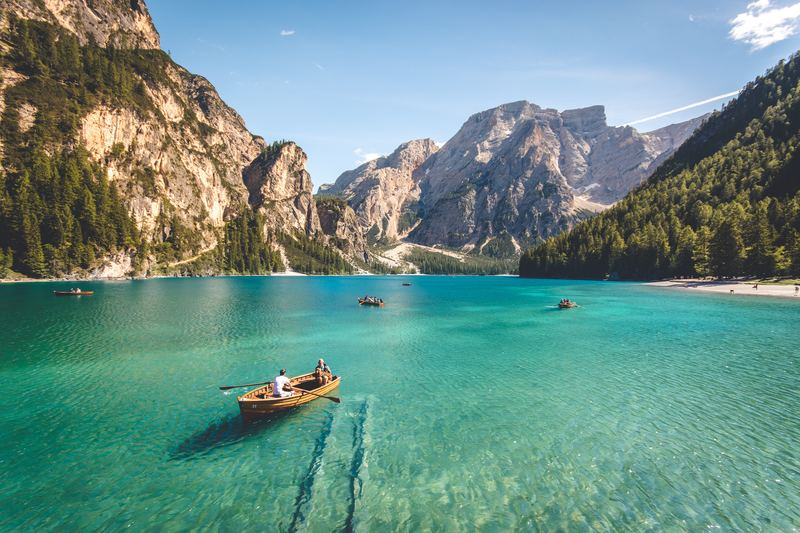
//> input picture 2.jpg, 800 x 533 px
$ ./main_-_복사본   (built with g++ and OpenCV 4)
//> lines starting //> are read from the running program, lines starting //| are printed output that depends on the picture
#include <opencv2/opencv.hpp>
#include <vector>

using namespace cv;
using namespace std;


void seamCarving(Mat& img, int n) {

	// Make energy container
	vector<vector<double>> energyArr(img.rows, vector<double>(img.cols, 0));

	// Energy Calculation
	for (int y = 0; y < img.rows; y++) {
		for (int x = 0; x < img.cols; x++) {
			double energy = 0;
			if (x == 0) {
				Vec3b& colorX1 = img.at<Vec3b>(y, x + 1);
				Vec3b& colorX2 = img.at<Vec3b>(y, img.cols - 1);
				energy += pow(colorX1[0] - colorX2[0], 2) + pow(colorX1[1] - colorX2[1], 2) + pow(colorX1[2] - colorX2[2], 2);
			}
			else if (x + 1 == img.cols) {
				Vec3b& colorX1 = img.at<Vec3b>(y, x - 1);
				Vec3b& colorX2 = img.at<Vec3b>(y, 0);
				energy += pow(colorX1[0] - colorX2[0], 2) + pow(colorX1[1] - colorX2[1], 2) + pow(colorX1[2] - colorX2[2], 2);
			}
			else {
				Vec3b colorX1 = img.at<Vec3b>(y, x - 1);
				Vec3b colorX2 = img.at<Vec3b>(y, x + 1);
				energy += pow(colorX1[0] - colorX2[0], 2) + pow(colorX1[1] - colorX2[1], 2) + pow(colorX1[2] - colorX2[2], 2);
			}
			if (y == 0) {
				Vec3b colorY1 = img.at<Vec3b>(y + 1, x);
				Vec3b colorY2 = img.at<Vec3b>(img.rows - 1, x);
				energy += pow(colorY1[0] - colorY2[0], 2) + pow(colorY1[1] - colorY2[1], 2) + pow(colorY1[2] - colorY2[2], 2);
			}
			else if (y + 1 == img.rows) {
				Vec3b colorY1 = img.at<Vec3b>(y - 1, x);
				Vec3b colorY2 = img.at<Vec3b>(0, x);
				energy += pow(colorY1[0] - colorY2[0], 2) + pow(colorY1[1] - colorY2[1], 2) + pow(colorY1[2] - colorY2[2], 2);
			}
			else {
				Vec3b colorY1 = img.at<Vec3b>(y - 1, x);
				Vec3b colorY2 = img.at<Vec3b>(y + 1, x);
				energy += pow(colorY1[0] - colorY2[0], 2) + pow(colorY1[1] - colorY2[1], 2) + pow(colorY1[2] - colorY2[2], 2);
			}
			energy = sqrt(energy);
			energyArr[y][x] = energy;
		}
	}

	//vertical seam carving
	if (n == 0) {
		// Seam Identification
		vector<vector<vector<int>>> minArr(img.rows, vector<vector<int>>(img.cols, vector<int>(3, 0)));
		for (int x = 0; x < img.cols; x++) {
			minArr[0][x][0] = energyArr[0][x];
			minArr[0][x][1] = x;
			minArr[0][x][2] = 0;
		}
		for (int y = 1; y < img.rows; y++) {
			for (int x = 0; x < img.cols; x++) {
				if (minArr[y - 1][x][1] == 0) {
					if (energyArr[y][minArr[y - 1][x][1]] > energyArr[y][minArr[y - 1][minArr[y - 1][x][1]][1] + 1]) {
						minArr[y][x][0] = energyArr[y][minArr[y - 1][x][1] + 1] + minArr[y - 1][x][0];
						minArr[y][x][1] = minArr[y - 1][x][1] + 1;
						minArr[y][x][2] = y;
					}
					else {
						minArr[y][x][0] = energyArr[y][minArr[y - 1][x][1]] + minArr[y - 1][x][0];
						minArr[y][x][1] = minArr[y - 1][x][1];
						minArr[y][x][2] = y;
					}
				}
				else if (minArr[y - 1][x][1] == img.cols - 1) {
					if (energyArr[y][minArr[y - 1][x][1] - 1] < energyArr[y][minArr[y - 1][x][1]]) {
						minArr[y][x][0] = energyArr[y][minArr[y - 1][x][1] - 1] + minArr[y - 1][x][0];
						minArr[y][x][1] = minArr[y - 1][x][1] - 1;
						minArr[y][x][2] = y;
					}
					else {
						minArr[y][x][0] = energyArr[y][minArr[y - 1][x][1]] + minArr[y - 1][x][0];
						minArr[y][x][1] = minArr[y - 1][x][1];
						minArr[y][x][2] = y;
					}
				}
				else {
					if (energyArr[y][minArr[y - 1][x][1] - 1] < energyArr[y][minArr[y - 1][x][1]]) {
						if (energyArr[y][minArr[y - 1][x][1] - 1] < energyArr[y][minArr[y - 1][x][1] + 1]) {
							minArr[y][x][0] = energyArr[y][minArr[y - 1][x][1] - 1] + minArr[y - 1][x][0];
							minArr[y][x][1] = minArr[y - 1][x][1] - 1;
							minArr[y][x][2] = y;
						}
						else {
							minArr[y][x][0] = energyArr[y][minArr[y - 1][x][1] + 1] + minArr[y - 1][x][0];
							minArr[y][x][1] = minArr[y - 1][x][1] + 1;
							minArr[y][x][2] = y;
						}
					}
					else {
						if (energyArr[y][minArr[y - 1][x][1]] < energyArr[y][minArr[y - 1][x][1] + 1]) {
							minArr[y][x][0] = energyArr[y][minArr[y - 1][x][1]] + minArr[y - 1][x][0];
							minArr[y][x][1] = minArr[y - 1][x][1];
							minArr[y][x][2] = y;
						}
						else {
							minArr[y][x][0] = energyArr[y][minArr[y - 1][x][1] + 1] + minArr[y - 1][x][0];
							minArr[y][x][1] = minArr[y - 1][x][1] + 1;
							minArr[y][x][2] = y;
						}
					}
				}
			}
		}
		// Seam removal
		int min_index = 0;
		for (int x = 0; x < img.cols; x++){
			if (minArr[img.rows - 1][min_index][0] > minArr[img.rows - 1][x][0])
				min_index = x;
		}
		Mat output(img.rows, img.cols - 1, CV_8UC3);
		for (int y = 0; y < img.rows; y++) {
			for (int x = 0; x < img.cols; x++) {
				if (x == minArr[y][min_index][1]) {
					img.at<Vec3b>(y, x)[0] = 0;
					img.at<Vec3b>(y, x)[1] = 0;
					img.at<Vec3b>(y, x)[2] = 255;
				}
				if (x >= minArr[y][min_index][1]) {
					if (x != img.cols - 1) {
						output.at<Vec3b>(y, x) = img.at<Vec3b>(y, x + 1);
					}
				}
				else {
					output.at<Vec3b>(y, x) = img.at<Vec3b>(y, x);
				}
			}
		}
		cv::imshow("seam image", img);
		cv::waitKey(1);
		img = output;
	}

	//horizontal seam carving
	else if (n == 1) {
		// Seam Identification
		vector<vector<vector<int>>> minArr(img.rows, vector<vector<int>>(img.cols, vector<int>(3, 0)));
		for (int x = 0; x < img.rows; x++) {
			minArr[x][0][0] = energyArr[x][0];
			minArr[x][0][1] = 0;
			minArr[x][0][2] = x;
		}
		for (int x = 1; x < img.cols; x++) {
			for (int y = 0; y < img.rows; y++) {
				if (minArr[y][x - 1][2] == 0) {
					if (energyArr[minArr[y][x - 1][2]][x] > energyArr[minArr[y][x - 1][2] + 1][x]) {
						minArr[y][x][0] = energyArr[minArr[y][x - 1][2] + 1][x] + minArr[y][x - 1][0];
						minArr[y][x][1] = x;
						minArr[y][x][2] = minArr[y][x - 1][2] + 1;
					}
					else {
						minArr[y][x][0] = energyArr[minArr[y][x - 1][2]][x] + minArr[y][x - 1][0];
						minArr[y][x][1] = x;
						minArr[y][x][2] = minArr[y][x - 1][2];
					}
				}
				else if (minArr[y][x - 1][2] == img.rows - 1) {
					if (energyArr[minArr[y][x - 1][2] - 1][x] < energyArr[minArr[y][x - 1][2]][x]) {
						minArr[y][x][0] = energyArr[minArr[y][x - 1][2] - 1][x] + minArr[y][x - 1][0];
						minArr[y][x][1] = x;
						minArr[y][x][2] = minArr[y][x - 1][2] - 1;
					}
					else {
						minArr[y][x][0] = energyArr[minArr[y][x - 1][2]][x] + minArr[y][x - 1][0];
						minArr[y][x][1] = x;
						minArr[y][x][2] = minArr[y][x - 1][2];
					}
				}
				else {
					if (energyArr[minArr[y][x - 1][2] - 1][x] < energyArr[minArr[y][x - 1][2]][x]) {
						if (energyArr[minArr[y][x - 1][2] - 1][x] < energyArr[minArr[y][x - 1][2] + 1][x]) {
							minArr[y][x][0] = energyArr[minArr[y][x - 1][2] - 1][x] + minArr[y][x - 1][0];
							minArr[y][x][1] = x;
							minArr[y][x][2] = minArr[y][x - 1][2] - 1;
						}
						else {
							minArr[y][x][0] = energyArr[minArr[y][x - 1][2] + 1][x] + minArr[y][x - 1][0];
							minArr[y][x][1] = x;
							minArr[y][x][2] = minArr[y][x - 1][2] + 1;
						}
					}
					else {
						if (energyArr[minArr[y][x - 1][2]][x] < energyArr[minArr[y][x - 1][2] + 1][x]) {
							minArr[y][x][0] = energyArr[minArr[y][x - 1][2]][x] + minArr[y][x - 1][0];
							minArr[y][x][1] = x;
							minArr[y][x][2] = minArr[y][x - 1][2];
						}
						else {
							minArr[y][x][0] = energyArr[minArr[y][x - 1][2] + 1][x] + minArr[y][x - 1][0];
							minArr[y][x][1] = x;
							minArr[y][x][2] = minArr[y][x - 1][2] + 1;
						}
					}
				}
			}
		}
		// Seam removal
		int min_index = 0;
		for (int x = 0; x < img.rows; x++) {
			if (minArr[min_index][img.cols-1][0] > minArr[x][img.cols - 1][0])
				min_index = x;
		}
		Mat output(img.rows - 1, img.cols, CV_8UC3);
		for (int x = 0; x < img.cols; x++) {
			for (int y = 0; y < img.rows; y++) {
				if (y == minArr[min_index][x][2]) {
					img.at<Vec3b>(y, x)[0] = 0;
					img.at<Vec3b>(y, x)[1] = 0;
					img.at<Vec3b>(y, x)[2] = 255;
				}
				if (y >= minArr[min_index][x][2]) {
					if (y != img.rows - 1) {
						output.at<Vec3b>(y, x) = img.at<Vec3b>(y + 1, x);
					}
				}
				else {
					output.at<Vec3b>(y, x) = img.at<Vec3b>(y, x);
				}
			}
		}
		cv::imshow("seam image", img);
		cv::waitKey(1);
		img = output;
	}
}

int main(int ac, char** av)
{
	// Detection 하기 위해 필요한 데이터
	int corner = 0; // 꼭짓점의 개수.


	// Get Image
	Mat img;
	img = imread("./2.jpg");
//> img is the input picture: 533 rows x 800 cols, CV_8UC3; mean B, G, R 135.9, 143.5, 106.8

	int new_rows, new_cols;
	int width = img.cols;
//> width = 800
	int height = img.rows;
//> height = 533
	cout << "Original width: " << img.cols << "\n";
//| Original width: 800
	cout << "Original height: " << img.rows << "\n";
//| Original height: 533
	cout << "Enter new width: ";
	cin >> new_cols;
//> the answer given: 3
	cout << "Enter new height: ";
	cin >> new_rows;
//> the answer given: 3

	for (int i = 0; i < width - new_cols; i++) {
		seamCarving(img, 0);
	}
//> this loop made 797 passes
//> pass 1, in seamCarving, `cv::imshow("seam image", img);`:
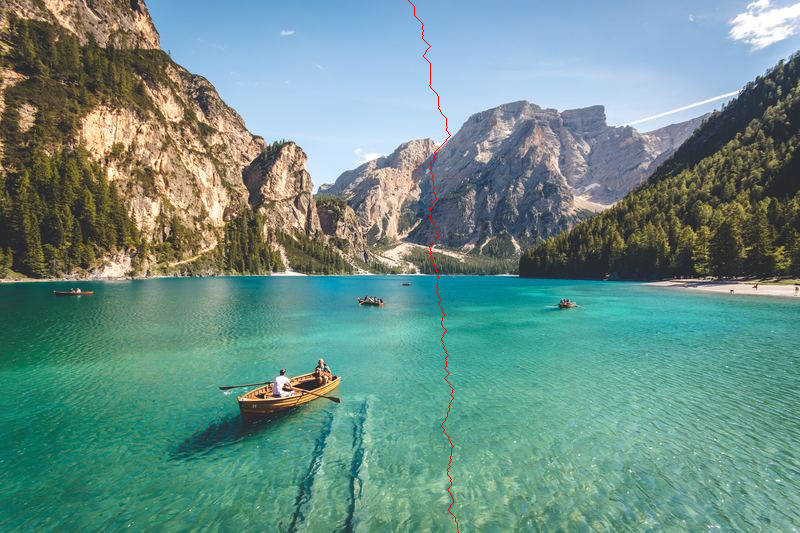
//> window 'seam image': 533 rows x 800 cols, CV_8UC3; mean B, G, R 135.7, 143.3, 107
//> pass 2, in seamCarving (call 2), `cv::imshow("seam image", img);`:
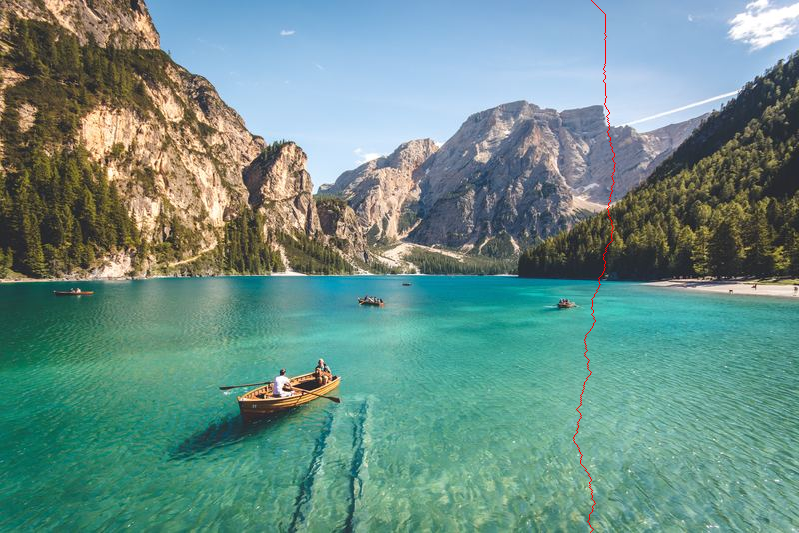
//> window 'seam image': 533 rows x 799 cols, CV_8UC3; mean B, G, R 135.6, 143.3, 107
	for (int i = 0; i < height - new_rows; i++) {
		seamCarving(img, 1);
	}


	// Print Image
	imwrite("result.jpg", img);
	imshow("img1", img);

	::waitKey(0);
	return 0;
}
